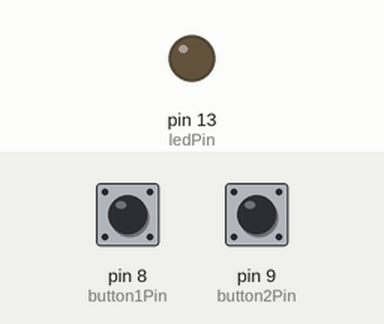
This sketch was run on a simulated Arduino Uno, built with avr-gcc and run on an emulated ATmega328P. On the bench: output pins drawn as LEDs (lit = HIGH). The inputs (shaded band) are chosen by the test bench; at power-on: pin 8 (button1Pin) LOW, pin 9 (button2Pin) LOW.

Above: at 1.2 s.
1.3 s: pin 8 (button1Pin) pulled HIGH for 0.15 s
At 1.37 s:
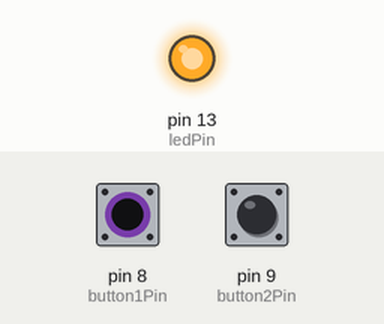
2.9 s: pin 8 (button1Pin) pulled HIGH for 3.2 s
At 6.9 s:
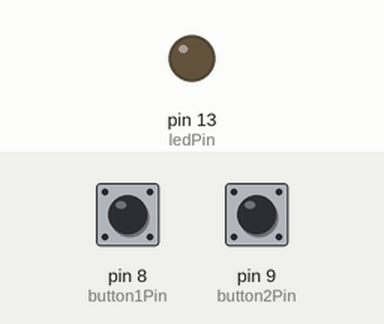
7.6 s: pin 9 (button2Pin) pulled HIGH for 3.2 s
At 8.0 s:
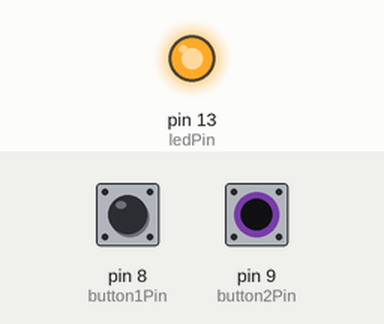
Timing chart, 0 to 12.3 s (numbered marks = the images above; inputs shaded):
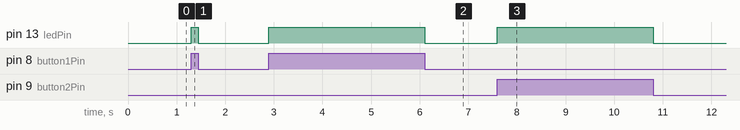

The sketch:

test.ino
```cpp
const int button1Pin = 8;
const int button2Pin = 9;
const int ledPin = 13;

int button1State = 0;
int button2State = 0;

void setup() {
  pinMode(ledPin,     OUTPUT);
  pinMode(button1Pin, INPUT);
  pinMode(button2Pin, INPUT);
}

void loop() {
  button1State = digitalRead(button1Pin);
  button2State = digitalRead(button2Pin);

  if ((button1State == HIGH) ^ (button2State == HIGH)) {
    digitalWrite(ledPin, HIGH);
  } else {
    digitalWrite(ledPin, LOW);
  }
}
```

Measured:
- after the input at 1.3 s, pin 13 (ledPin): LOW → HIGH at once, → LOW 0.15 s later
- after the input at 2.9 s, pin 13 (ledPin): LOW → HIGH at once, → LOW 3.2 s later
- after the input at 7.6 s, pin 13 (ledPin): LOW → HIGH at once, → LOW 3.2 s later
